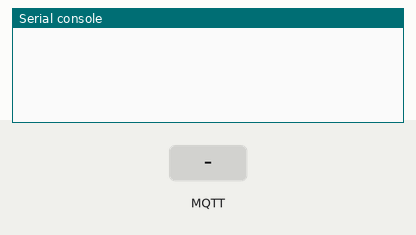
Recording of a program running on a simulated ESP8266 board running MicroPython. Shown: the last lines printed to the serial console. The test bench sets the inputs (shaded band). No MQTT or app messages arrive unless stated.

Above: at 1.2 s.
1.3 s: MQTT message "1" arrives on the first subscribed topic
At 2.4 s:
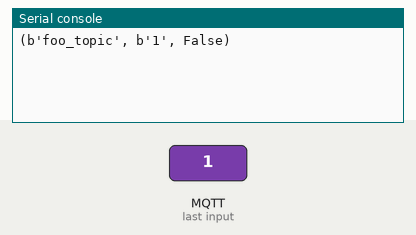
3.0 s: MQTT message "on" arrives on the first subscribed topic
At 3.5 s:
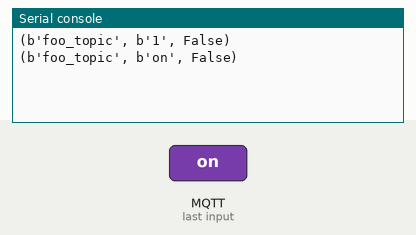
4.5 s: MQTT message "off" arrives on the first subscribed topic
At 5.8 s:
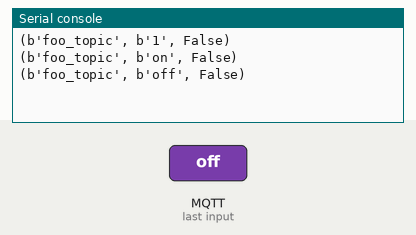

The program:

mqtt_as_example.py
```python
import asyncio

from mqtt_as import MQTTClient, config

# Local configuration
config["ssid"] = "your_network_name"  # Optional on ESP8266
config["wifi_pw"] = "your_password"
config["server"] = "192.168.0.10"  # Change to suit e.g. 'iot.eclipse.org'


async def messages(client):  # Respond to incoming messages
    async for topic, msg, retained in client.queue:
        print((topic, msg, retained))


async def up(client):  # Respond to connectivity being (re)established
    while True:
        await client.up.wait()  # Wait on an Event
        client.up.clear()
        await client.subscribe("foo_topic", 1)  # renew subscriptions


async def main(client):
    await client.connect()
    for coroutine in (up, messages):
        asyncio.create_task(coroutine(client))
    n = 0
    while True:
        await asyncio.sleep(5)
        print("publish", n)
        # If WiFi is down the following will pause for the duration.
        await client.publish("result", "{}".format(n), qos=1)
        n += 1


config["queue_len"] = 1  # Use event interface with default queue size
MQTTClient.DEBUG = True  # Optional: print diagnostic messages
client = MQTTClient(config)
try:
    asyncio.run(main(client))
finally:
    client.close()  # Prevent LmacRxBlk:1 errors
```

Measured:
- after the input at 1.3 s, the serial console: prints a new line after 0.20 s (image 1)
- after the input at 3.0 s, the serial console: prints a new line at once (image 2)
- after the input at 4.5 s, the serial console: prints a new line at once (image 3)
